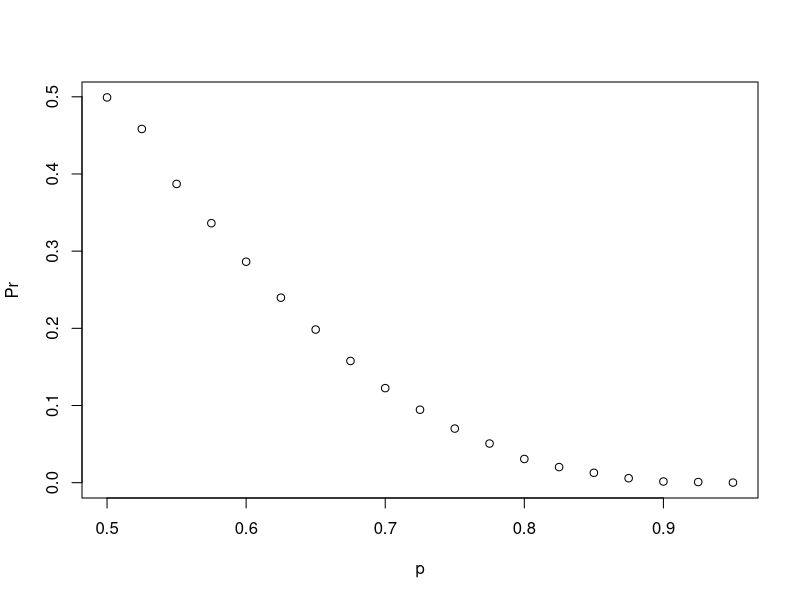

R code for this plot:
# Two teams, A and B, are playing a seven series game series. 
# Team A is better than team B and has a p>0.5 chance of winning each game.

# Let's assign the variable 'p' as the vector of probabilities that team A will win.
p <- seq(0.5, 0.95, 0.025)

# Given a value 'p', the probability of winning the series for the underdog team B can be computed with the following function based on a Monte Carlo simulation:
prob_win <- function(p){
  B <- 10000
  result <- replicate(B, {
    b_win <- sample(c(1,0), 7, replace = TRUE, prob = c(1-p, p))
    sum(b_win)>=4
  })
  mean(result)
}

# Apply the 'prob_win' function across the vector of probabilities that team A will win to determine the probability that team B will win. Call this object 'Pr'.
Pr <- sapply(p, prob_win)

# Plot the probability 'p' on the x-axis and 'Pr' on the y-axis.
plot(p,Pr)

